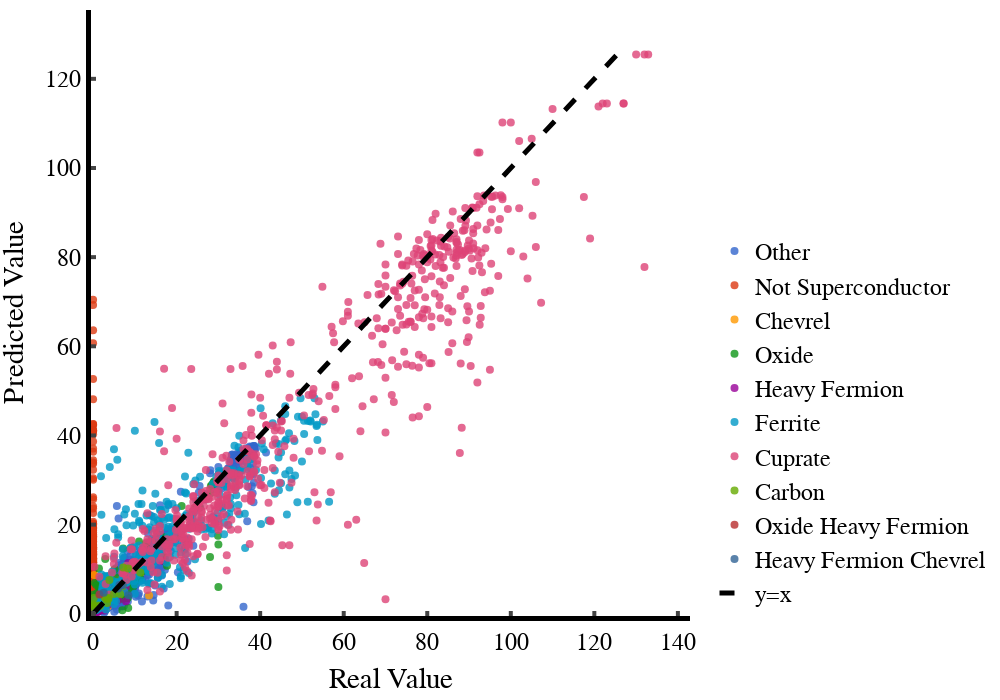

The notebook cell this image was saved under:
### Code cell
plot_predicted_vs_actual(df_all["tc"], best_model_allFallM.predict(df_all[feature_names_all]), df_all,
                         save_image=True, width=1000, height=700, name="allFeat_allMat")

### Figure 1 — Plotly figure (JSON) as saved in the notebook; plotly's stock layout.template omitted (floating-point values rounded to 4 significant figures; data arrays with more than 128 entries replaced by an {"elided": "..."} marker saying what was removed)
{"data": [{"hoverinfo": "text", "marker": {"color": "#3366CC", "opacity": 0.8, "size": 8}, "mode": "markers", "name": "Other", "text": {"elided": "2512 str values"}, "type": "scatter", "x": {"elided": "2512 float values"}, "y": {"elided": "2512 float values"}}, {"hoverinfo": "text", "marker": {"color": "#DC3912", "opacity": 0.8, "size": 8}, "mode": "markers", "name": "Not Superconductor", "text": {"elided": "1778 str values"}, "type": "scatter", "x": {"elided": "1778 int values"}, "y": {"elided": "1778 float values"}}, {"hoverinfo": "text", "marker": {"color": "#FF9900", "opacity": 0.8, "size": 8}, "mode": "markers", "name": "Chevrel", "text": ["Ag1Mo6S8", "Br2Mo6S6", "Cd1Mo6S8", "Cd1Mo6Se8", "Cu1Mo6Se8", "Dy1Mo6S8", "In0.71S8V6", "In1K2Mo15Se19", "In1S8V6", "In2Mo15Se19", "In2Mo6Se6", "In3Mo15Se19", "K1S8V6", "K2Mo15Se19", "La0.84Mo6Se8", "La0.88Mo6Se8", "La0.94Mo6Se8", "La1Mo6S8", "La1Mo6Se8", "Li2Mo15Se19", "Li3Mo15Se19", "Lu1Mo6S8", "Mo15Se19", "Mo1Te2", "Mo3S2Se2", "Mo3Te3Tl1", "Mo4Re2Te8", "Mo5.8Ru0.2Se8", "Mo6Nd1S8", "Mo6Pb0.7Se8Yb0.3", "Mo6Pb0.8Se8Yb0.2", "Mo6Pb0.9Se8Yb0.1", "Mo6Pb1S4Se4", "Mo6Pb1S8", "Mo6Pb1Se8", "Mo6S8", "Mo6S8Sn0.875", "Mo6S8Sn1", "Mo6Se6Tl2", "Mo6Se8", "Mo6Se8Sn1", "Mo6Se8Y1", "Nb2Se3", "Nb3S4", "Nb3Se4", "Nb3Te4", "Rb1S8V6", "S0.8Se1.2Ta1", "S1.1Zr1", "S1.2Se0.8Ta1", "S1.8Se0.2Ta1", "S8Tl0.26V6", "S8Tl1V6", "S8V6"], "type": "scatter", "x": [7.7, 13.4, 1.8, 2.4, 5.9, 1.6, 5.4, 1.3, 3.9, 1.5, 0.7125, 3.32, 0.71, 2.1, 9.4, 10.25, 11, 6.73, 11.23, 2.6, 3.5, 2.2, 5.29, 0.3, 3.3, 5.84, 3.5, 6.21, 3.5, 10.2, 12.2, 12.3, 3.2, 12.45, 3.77, 1.8, 14.05, 12.6, 2.288, 6.255, 3.4, 6.38, 2.3, 3.81, 1.942, 1.747, 0.65, 3.9, 4.5, 3.8, 2.75, 0.74, 4.1, 0.76], "y": [5.923, 4.1, 4.258, 4.008, 5.13, 2.753, 4.934, 4.0, 3.691, 1.615, 2.637, 2.522, 1.913, 1.61, 10.32, 10.32, 9.98, 5.103, 9.084, 2.727, 3.308, 3.855, 3.77, 8.689, 4.501, 4.084, 1.577, 7.59, 4.683, 10.54, 10.67, 10.52, 5.348, 9.791, 5.308, 2.851, 12.25, 10.04, 1.712, 6.052, 4.287, 7.208, 2.22, 2.633, 1.741, 1.854, 1.688, 4.699, 8.836, 4.651, 3.125, 3.765, 3.69, 1.197]}, {"hoverinfo": "text", "marker": {"color": "#109618", "opacity": 0.8, "size": 8}, "mode": "markers", "name": "Oxide", "text": {"elided": "181 str values"}, "type": "scatter", "x": {"elided": "181 float values"}, "y": {"elided": "181 float values"}}, {"hoverinfo": "text", "marker": {"color": "#990099", "opacity": 0.8, "size": 8}, "mode": "markers", "name": "Heavy Fermion", "text": {"elided": "241 str values"}, "type": "scatter", "x": {"elided": "241 float values"}, "y": {"elided": "241 float values"}}, {"hoverinfo": "text", "marker": {"color": "#0099C6", "opacity": 0.8, "size": 8}, "mode": "markers", "name": "Ferrite", "text": {"elided": "406 str values"}, "type": "scatter", "x": {"elided": "406 float values"}, "y": {"elided": "406 float values"}}, {"hoverinfo": "text", "marker": {"color": "#DD4477", "opacity": 0.8, "size": 8}, "mode": "markers", "name": "Cuprate", "text": {"elided": "576 str values"}, "type": "scatter", "x": {"elided": "576 float values"}, "y": {"elided": "576 float values"}}, {"hoverinfo": "text", "marker": {"color": "#66AA00", "opacity": 0.8, "size": 8}, "mode": "markers", "name": "Carbon", "text": ["Ba6C60", "C1", "C2Ca0.1Y0.9", "C2Ca0.2Y0.8", "C2La1", "C2Lu1", "C2Na1", "C2Th0.09Y0.91", "C2Th0.19Y0.81", "C2Y1", "C60Ca5", "C6Ca1", "C6Sr1", "C6Yb1", "C8.1K1", "C8Cs1", "C8K1", "C8Rb1"], "type": "scatter", "x": [7, 7.2, 3.15, 2.82, 1.234, 3.33, 5, 3.7, 3.52, 3.895, 8.4, 11.3, 1.65, 6.497, 0.152, 0.0675, 0.1524, 0.01205], "y": [6.122, 10.36, 3.375, 3.615, 1.856, 2.406, 4.42, 3.375, 3.615, 7.563, 10.13, 9.264, 1.762, 4.385, 3.547, 1.844, 1.38, 2.11]}, {"hoverinfo": "text", "marker": {"color": "#B82E2E", "opacity": 0.8, "size": 8}, "mode": "markers", "name": "Oxide Heavy Fermion", "text": ["Bi1Ce1S2O1"], "type": "scatter", "x": [1.533], "y": [4.328]}, {"hoverinfo": "text", "marker": {"color": "#316395", "opacity": 0.8, "size": 8}, "mode": "markers", "name": "Heavy Fermion Chevrel", "text": ["Mo6Pb0.1Se8Yb0.9", "Mo6Pb0.2Se8Yb0.8", "Mo6Pb0.3Se8Yb0.7", "Mo6Pr1S8", "Mo6S8Yb1", "Mo6Se8Yb1"], "type": "scatter", "x": [6.3, 6.7, 7.1, 2.55, 8.45, 6], "y": [6.475, 6.475, 6.399, 4.732, 4.158, 5.691]}, {"line": {"color": "black", "dash": "dash", "width": 5}, "mode": "lines", "name": "y=x", "type": "scatter", "x": [0, 1.267, 2.534, 3.801, 5.068, 6.335, 7.602, 8.869, 10.14, 11.4, 12.67, 13.94, 15.2, 16.47, 17.74, 19.01, 20.27, 21.54, 22.81, 24.07, 25.34, 26.61, 27.88, 29.14, 30.41, 31.68, 32.94, 34.21, 35.48, 36.74, 38.01, 39.28, 40.55, 41.81, 43.08, 44.35, 45.61, 46.88, 48.15, 49.42, 50.68, 51.95, 53.22, 54.48, 55.75, 57.02, 58.28, 59.55, 60.82, 62.09, 63.35, 64.62, 65.89, 67.15, 68.42, 69.69, 70.96, 72.22, 73.49, 74.76, 76.02, 77.29, 78.56, 79.82, 81.09, 82.36, 83.63, 84.89, 86.16, 87.43, 88.69, 89.96, 91.23, 92.5, 93.76, 95.03, 96.3, 97.56, 98.83, 100.1, 101.4, 102.6, 103.9, 105.2, 106.4, 107.7, 109.0, 110.2, 111.5, 112.8, 114.0, 115.3, 116.6, 117.8, 119.1, 120.4, 121.6, 122.9, 124.2, 125.4], "y": [0, 1.267, 2.534, 3.801, 5.068, 6.335, 7.602, 8.869, 10.14, 11.4, 12.67, 13.94, 15.2, 16.47, 17.74, 19.01, 20.27, 21.54, 22.81, 24.07, 25.34, 26.61, 27.88, 29.14, 30.41, 31.68, 32.94, 34.21, 35.48, 36.74, 38.01, 39.28, 40.55, 41.81, 43.08, 44.35, 45.61, 46.88, 48.15, 49.42, 50.68, 51.95, 53.22, 54.48, 55.75, 57.02, 58.28, 59.55, 60.82, 62.09, 63.35, 64.62, 65.89, 67.15, 68.42, 69.69, 70.96, 72.22, 73.49, 74.76, 76.02, 77.29, 78.56, 79.82, 81.09, 82.36, 83.63, 84.89, 86.16, 87.43, 88.69, 89.96, 91.23, 92.5, 93.76, 95.03, 96.3, 97.56, 98.83, 100.1, 101.4, 102.6, 103.9, 105.2, 106.4, 107.7, 109.0, 110.2, 111.5, 112.8, 114.0, 115.3, 116.6, 117.8, 119.1, 120.4, 121.6, 122.9, 124.2, 125.4]}], "layout": {"font": {"color": "black", "family": "Helvetica", "size": 24}, "height": 700, "legend": {"orientation": "v", "x": 1.5, "xanchor": "right", "y": 0, "yanchor": "bottom"}, "margin": {"b": 10, "l": 10, "r": 10, "t": 10}, "paper_bgcolor": "white", "plot_bgcolor": "white", "width": 1000, "xaxis": {"linecolor": "black", "linewidth": 5, "range": [-0.5, 142.9], "showline": true, "ticklen": 5, "ticks": "inside", "tickwidth": 4, "title": {"text": "Real Value"}}, "yaxis": {"linecolor": "black", "linewidth": 5, "range": [-0.5, 135.4], "showline": true, "ticklen": 5, "ticks": "inside", "tickwidth": 4, "title": {"text": "Predicted Value"}}}}
